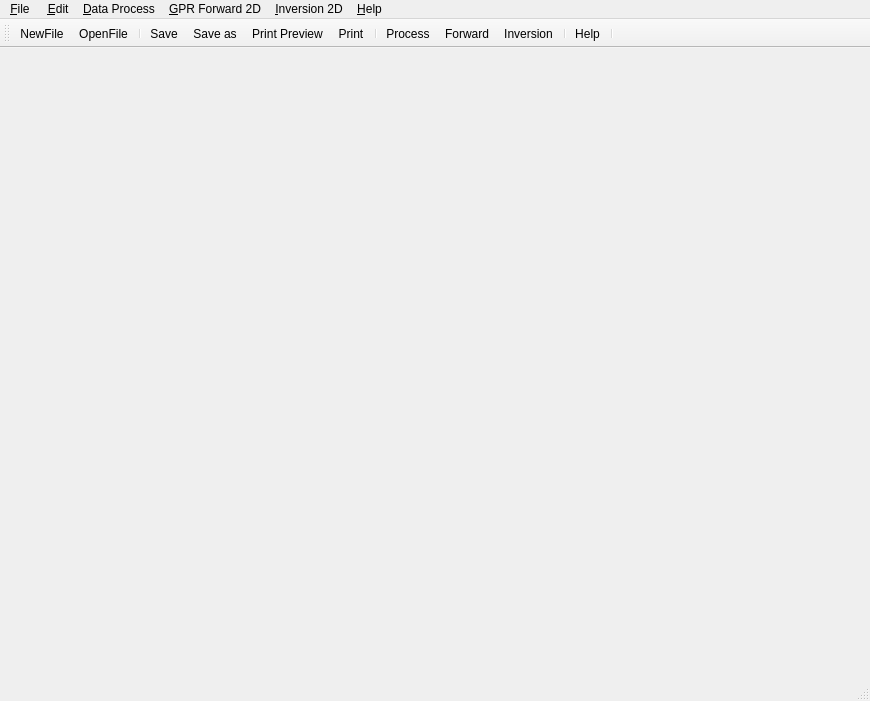
<?xml version="1.0" encoding="UTF-8"?>
<ui version="4.0">
 <class>MainWindow</class>
 <widget class="QMainWindow" name="MainWindow">
  <property name="geometry">
   <rect>
    <x>0</x>
    <y>0</y>
    <width>870</width>
    <height>701</height>
   </rect>
  </property>
  <property name="windowTitle">
   <string>MainWindow</string>
  </property>
  <widget class="QWidget" name="centralwidget"/>
  <widget class="QMenuBar" name="menubar">
   <property name="geometry">
    <rect>
     <x>0</x>
     <y>0</y>
     <width>870</width>
     <height>19</height>
    </rect>
   </property>
   <widget class="QMenu" name="menuFIle">
    <property name="title">
     <string>&amp;File</string>
    </property>
    <addaction name="actionNew"/>
    <addaction name="actionOpen"/>
    <addaction name="actionRecent_File"/>
    <addaction name="actionClose"/>
    <addaction name="separator"/>
    <addaction name="actionSave"/>
    <addaction name="actionSave_as"/>
    <addaction name="separator"/>
    <addaction name="actionPrint_Preview"/>
    <addaction name="actionPrint"/>
    <addaction name="actionPrint_Setting"/>
    <addaction name="separator"/>
    <addaction name="actionExit_CSU_GPR"/>
   </widget>
   <widget class="QMenu" name="menuEdit">
    <property name="title">
     <string> &amp;Edit</string>
    </property>
   </widget>
   <widget class="QMenu" name="menuData_Process">
    <property name="title">
     <string>&amp;Data Process</string>
    </property>
   </widget>
   <widget class="QMenu" name="menuForward_2D_F">
    <property name="title">
     <string>&amp;GPR Forward 2D</string>
    </property>
   </widget>
   <widget class="QMenu" name="menuInversion_2D_I">
    <property name="title">
     <string>&amp;Inversion 2D</string>
    </property>
   </widget>
   <widget class="QMenu" name="menuHelp">
    <property name="title">
     <string>&amp;Help</string>
    </property>
    <addaction name="actionHelp_Files"/>
    <addaction name="actionContants"/>
   </widget>
   <addaction name="menuFIle"/>
   <addaction name="menuEdit"/>
   <addaction name="menuData_Process"/>
   <addaction name="menuForward_2D_F"/>
   <addaction name="menuInversion_2D_I"/>
   <addaction name="menuHelp"/>
  </widget>
  <widget class="QStatusBar" name="statusbar"/>
  <widget class="QToolBar" name="toolBar">
   <property name="windowTitle">
    <string>toolBar</string>
   </property>
   <attribute name="toolBarArea">
    <enum>TopToolBarArea</enum>
   </attribute>
   <attribute name="toolBarBreak">
    <bool>false</bool>
   </attribute>
   <addaction name="ToolActionNewFile"/>
   <addaction name="ToolActionOpenFile"/>
   <addaction name="separator"/>
   <addaction name="ToolActionSave"/>
   <addaction name="ToolActionSaveAs"/>
   <addaction name="ToolActionPrintPreview"/>
   <addaction name="ToolActionPrint"/>
   <addaction name="separator"/>
   <addaction name="ToolActionProcess"/>
   <addaction name="ToolActionForward"/>
   <addaction name="ToolActionInversion"/>
   <addaction name="separator"/>
   <addaction name="ToolActionHelp"/>
   <addaction name="separator"/>
  </widget>
  <action name="actionNew">
   <property name="text">
    <string>New</string>
   </property>
   <property name="shortcut">
    <string>Ctrl+N</string>
   </property>
  </action>
  <action name="actionOpen">
   <property name="text">
    <string>Open ...</string>
   </property>
   <property name="shortcut">
    <string>Ctrl+O</string>
   </property>
  </action>
  <action name="actionRecent_File">
   <property name="text">
    <string>Recent File</string>
   </property>
  </action>
  <action name="actionClose">
   <property name="text">
    <string>Close</string>
   </property>
  </action>
  <action name="actionSave">
   <property name="text">
    <string>Save</string>
   </property>
   <property name="shortcut">
    <string>Ctrl+S</string>
   </property>
  </action>
  <action name="actionSave_as">
   <property name="text">
    <string>Save as ...</string>
   </property>
   <property name="shortcut">
    <string>Ctrl+Shift+S</string>
   </property>
  </action>
  <action name="actionPrint_Preview">
   <property name="text">
    <string>Print Preview</string>
   </property>
   <property name="shortcut">
    <string>Ctrl+Shift+O</string>
   </property>
  </action>
  <action name="actionPrint">
   <property name="text">
    <string>Print...</string>
   </property>
   <property name="shortcut">
    <string>Ctrl+P</string>
   </property>
  </action>
  <action name="actionPrint_Setting">
   <property name="text">
    <string>Print Setting</string>
   </property>
  </action>
  <action name="actionExit_CSU_GPR">
   <property name="text">
    <string>Exit CSU_GPR</string>
   </property>
   <property name="shortcut">
    <string>Ctrl+Q</string>
   </property>
  </action>
  <action name="ToolActionOpenFile">
   <property name="icon">
    <iconset>
     <normaloff>open.ico</normaloff>open.ico</iconset>
   </property>
   <property name="text">
    <string>OpenFile</string>
   </property>
   <property name="toolTip">
    <string>&lt;html&gt;&lt;head/&gt;&lt;body&gt;&lt;p&gt;Open File&lt;/p&gt;&lt;/body&gt;&lt;/html&gt;</string>
   </property>
  </action>
  <action name="ToolActionNewFile">
   <property name="icon">
    <iconset>
     <normaloff>new.ico</normaloff>new.ico</iconset>
   </property>
   <property name="text">
    <string>NewFile</string>
   </property>
   <property name="toolTip">
    <string>&lt;html&gt;&lt;head/&gt;&lt;body&gt;&lt;p&gt;New File&lt;/p&gt;&lt;/body&gt;&lt;/html&gt;</string>
   </property>
  </action>
  <action name="ToolActionSave">
   <property name="icon">
    <iconset>
     <normaloff>save.ico</normaloff>save.ico</iconset>
   </property>
   <property name="text">
    <string>Save</string>
   </property>
   <property name="toolTip">
    <string>&lt;html&gt;&lt;head/&gt;&lt;body&gt;&lt;p&gt;Save&lt;/p&gt;&lt;/body&gt;&lt;/html&gt;</string>
   </property>
  </action>
  <action name="ToolActionSaveAs">
   <property name="icon">
    <iconset>
     <normaloff>save as.ico</normaloff>save as.ico</iconset>
   </property>
   <property name="text">
    <string>Save as</string>
   </property>
   <property name="toolTip">
    <string>&lt;html&gt;&lt;head/&gt;&lt;body&gt;&lt;p&gt;Save as &lt;/p&gt;&lt;/body&gt;&lt;/html&gt;</string>
   </property>
  </action>
  <action name="ToolActionPrintPreview">
   <property name="icon">
    <iconset>
     <normaloff>print preview.ico</normaloff>print preview.ico</iconset>
   </property>
   <property name="text">
    <string>Print Preview</string>
   </property>
   <property name="toolTip">
    <string>&lt;html&gt;&lt;head/&gt;&lt;body&gt;&lt;p&gt;Print Preview&lt;/p&gt;&lt;/body&gt;&lt;/html&gt;</string>
   </property>
  </action>
  <action name="ToolActionPrint">
   <property name="icon">
    <iconset>
     <normaloff>print.ico</normaloff>print.ico</iconset>
   </property>
   <property name="text">
    <string>Print</string>
   </property>
   <property name="toolTip">
    <string>&lt;html&gt;&lt;head/&gt;&lt;body&gt;&lt;p&gt;Print&lt;/p&gt;&lt;/body&gt;&lt;/html&gt;</string>
   </property>
  </action>
  <action name="ToolActionHelp">
   <property name="icon">
    <iconset>
     <normaloff>help.icns</normaloff>help.icns</iconset>
   </property>
   <property name="text">
    <string>Help</string>
   </property>
   <property name="toolTip">
    <string>&lt;html&gt;&lt;head/&gt;&lt;body&gt;&lt;p&gt;Help&lt;/p&gt;&lt;/body&gt;&lt;/html&gt;</string>
   </property>
  </action>
  <action name="actionHelp_Files">
   <property name="text">
    <string>Help Files...</string>
   </property>
  </action>
  <action name="actionContants">
   <property name="text">
    <string>Contants</string>
   </property>
  </action>
  <action name="ToolActionProcess">
   <property name="icon">
    <iconset>
     <normaloff>process.ico</normaloff>process.ico</iconset>
   </property>
   <property name="text">
    <string>Process</string>
   </property>
   <property name="toolTip">
    <string>&lt;html&gt;&lt;head/&gt;&lt;body&gt;&lt;p&gt;Process&lt;/p&gt;&lt;/body&gt;&lt;/html&gt;</string>
   </property>
  </action>
  <action name="ToolActionForward">
   <property name="icon">
    <iconset>
     <normaloff>forward.ico</normaloff>forward.ico</iconset>
   </property>
   <property name="text">
    <string>Forward</string>
   </property>
   <property name="toolTip">
    <string>&lt;html&gt;&lt;head/&gt;&lt;body&gt;&lt;p&gt;Forward&lt;/p&gt;&lt;/body&gt;&lt;/html&gt;</string>
   </property>
  </action>
  <action name="ToolActionInversion">
   <property name="icon">
    <iconset>
     <normaloff>inversion.ico</normaloff>inversion.ico</iconset>
   </property>
   <property name="text">
    <string>Inversion</string>
   </property>
   <property name="toolTip">
    <string>&lt;html&gt;&lt;head/&gt;&lt;body&gt;&lt;p&gt;Inversion&lt;/p&gt;&lt;/body&gt;&lt;/html&gt;</string>
   </property>
  </action>
 </widget>
 <resources/>
 <connections/>
</ui>
